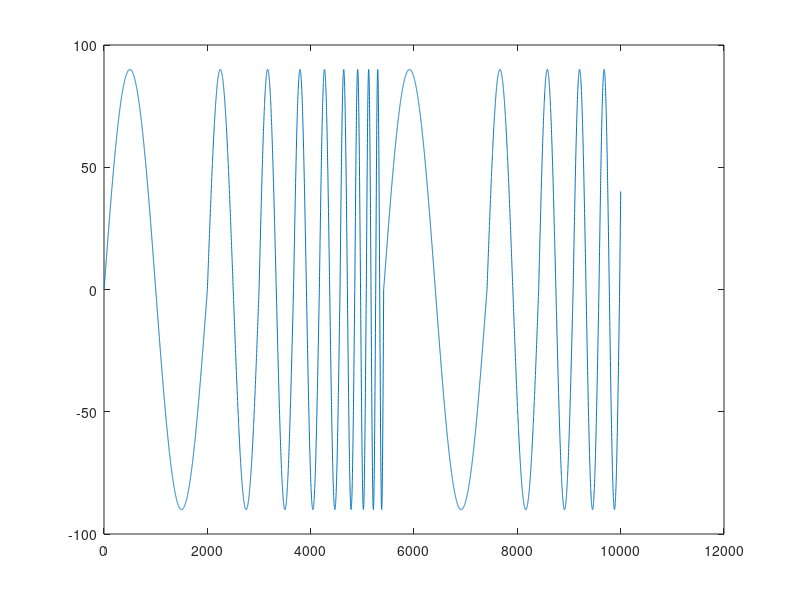

MATLAB code for this plot:
% Design the excitation trajectory
t_max = 50.0;
t_now = 0.0;

% Define the parameters
num_freqs = 10;
freqs = [0.1, 0.2, 0.3, 0.4, 0.5, 0.7, 0.9, 1.1, 1.3, 1.5];
amplitude = 90.0;
fs = 200;
timestep = 1/fs;

current_freq_index = 1;
sample_index = 0;
total_samples = 0;

freq = freqs(current_freq_index);
samples_per_cycle = fs/freq;

% Initiate trajectory matrix
traj = zeros(1,t_max*fs);

while t_now < t_max
    t_now = total_samples * timestep;
    t_cycle = sample_index * timestep;
    signal = amplitude * sin(2.0*pi*freq*t_cycle);

    sample_index = sample_index+1;
    total_samples = total_samples+1;

    traj(total_samples) = signal;
    
    if sample_index >= samples_per_cycle
        sample_index = 0;
        current_freq_index = current_freq_index+1;
        if current_freq_index >= num_freqs
            current_freq_index = 1;
        end
        freq = freqs(current_freq_index);
        samples_per_cycle = fs/freq;
    end
end

plot(traj);

